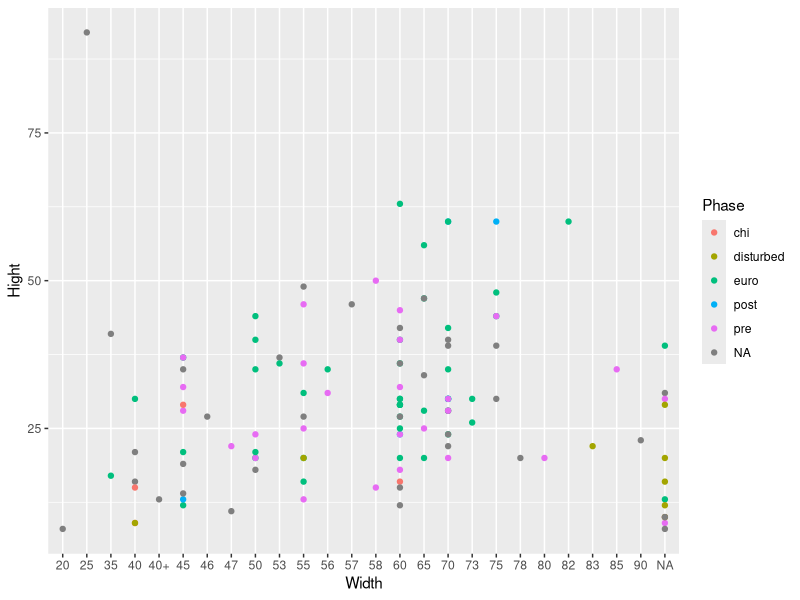
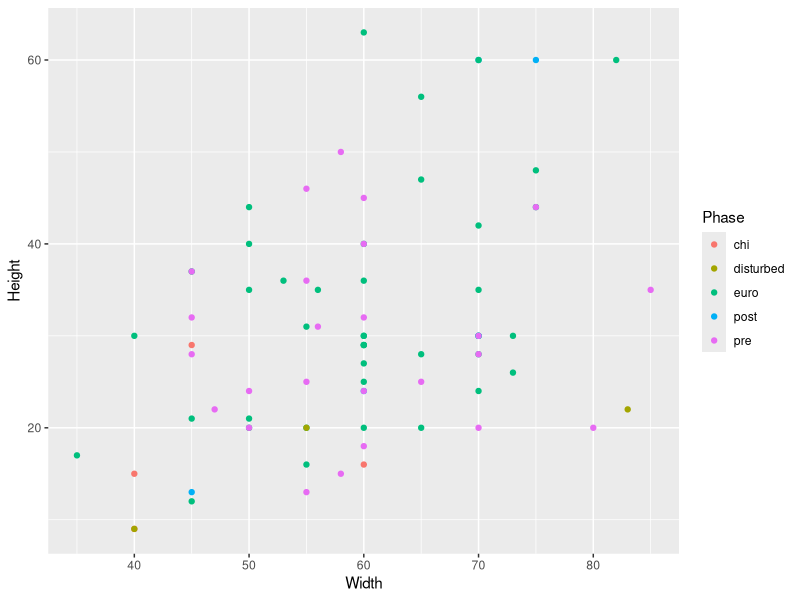
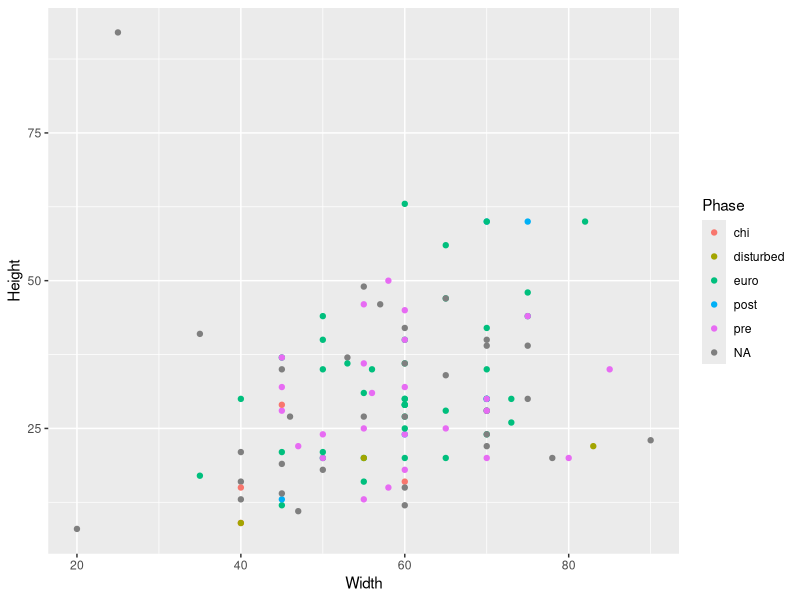

The R script that drew these images, in order:
## ---- chunk 1
#| label: clean-setup
#| include: false

library(ggplot2)
library(dplyr)
library(readr)
library(readxl)
library(here)
library(stringr)
raw_data <- read_xlsx(here("data/mortuary-data.xlsx"))
mortuary_data <- read_csv(here("data/04_clean-example-data.csv"))
## ---- chunk 2
names(raw_data)
## ---- chunk 3
raw_data |>
  ggplot(aes(x = Width, y = Hight, col = Phase)) + # change to Hight
    geom_point()
## ---- chunk 4
#| echo: false
mortuary_data |>
  ggplot(aes(x = Width, y = Height, col = Phase)) +
    geom_point()
## ---- chunk 5
str(raw_data)
## ---- chunk 6
renamed_data <- raw_data |>
  rename(
    Height = Hight,
    IndoPacific_bead = `Indo-Pacific_bead`,
  )
## ---- chunk 7
raw_data$Length
raw_data$Age
raw_data$`Indo-Pacific_bead`
## ---- chunk 8
raw_data["Length"]
## ---- chunk 9
raw_data[,6] # all rows, column 6
## ---- chunk 10
num_char <- c(1, 2, 3, "a")
num_logical <- c(1, 2, 3, TRUE)
char_logical <- c("a", "b", "c", TRUE)
tricky <- c(1, 2, 3, "4")
## ---- chunk 11
typeof(num_char)
typeof(num_logical)
typeof(char_logical)
typeof(tricky)
## ---- chunk 12
as.numeric(c("1", "2", "3"))
## ---- chunk 13
as.numeric(c("1", "2", "three"))
## ---- chunk 14
mutate(
  renamed_data,                          # the data
  Glass_bead = if_else(                  # the new/existing variable and function
    condition = Glass_bead == "shatter", # the condition
    true = NA,                           # the new value for matches
    false = Glass_bead                   # the new value for non-matches
  )
) 
## ---- chunk 15
renamed_data$Glass_bead == "shatter"
## ---- chunk 16
renamed_data$Glass_bead[renamed_data$Glass_bead == "shatter"]
## ---- chunk 17
renamed_data$Glass_bead[renamed_data$Glass_bead == "shatter"] <- NA
## ---- chunk 18
mutate(
  renamed_data,
  IndoPacicific_bead = case_when(
    IndoPacific_bead == "cluster" ~ NA,       # first condition, LHS ~ RHS
    IndoPacific_bead == "unsure number" ~ NA, # second condition, LHS ~ RHS
    .default = IndoPacific_bead               # for non-matches
  ) 
)
## ---- chunk 19
str_remove(renamed_data$Width, "\\+")
## ---- chunk 20
mutate(renamed_data, Width = str_remove(Width, "\\+"))$Width
# no need to subset Width from the data frame within str_remove()
## ---- chunk 21
mutate(
  renamed_data,
  Width = str_remove(Width, "\\+"),
  Length = str_remove(Length, "\\+")
)
## ---- chunk 22
raw_data |> # take our raw data, and then...
  rename(
    Height = Hight,
    IndoPacific_bead = `Indo-Pacific_bead`
  ) |> # rename variables, and then...
  mutate(
    Glass_bead = if_else( 
      condition = Glass_bead == "shatter",
      true = NA,
      false = Glass_bead
    )
   ) |> # mutate Glass_bead, and then...
  mutate(
    IndoPacific_bead = case_when(
      IndoPacific_bead == "cluster" ~ NA,
      IndoPacific_bead == "unsure number" ~ NA,
      .default = IndoPacific_bead
    )
  ) |> # mutate IndoPacific_bead, and then...
  mutate(
    Width = str_remove(Width, "\\+"),
    Length = str_remove(Length, "\\+")
  ) # mutate Width and Length
## ---- chunk 23
raw_data |> # take our raw data, and then
  rename(
    Height = Hight,
    IndoPacific_bead = `Indo-Pacific_bead`
  ) |>
  mutate(
    Glass_bead = if_else( # mutate Glass_bead
      condition = Glass_bead == "shatter",
      true = NA,
      false = Glass_bead
    ), # and then take the new data frame and pipe it to
    IndoPacific_bead = case_when( # and Indo-Pacific_bead
      IndoPacific_bead == "cluster" ~ NA,
      IndoPacific_bead == "unsure number" ~ NA,
      .default = IndoPacific_bead
    ),
    Width = str_remove(Width, "\\+"),
    Length = str_remove(Length, "\\+")
  )
## ---- chunk 24
raw_data |> # take our raw data, and then...
  rename(
    Height = Hight,
    IndoPacific_bead = `Indo-Pacific_bead`
  ) |> # rename variables, and then...
  mutate(
    Glass_bead = if_else( 
      condition = Glass_bead == "shatter",
      true = NA,
      false = Glass_bead
    )
   ) |> # mutate Glass_bead, and then...
  mutate(
    IndoPacific_bead = case_when(
      IndoPacific_bead == "cluster" ~ NA,
      IndoPacific_bead == "unsure number" ~ NA,
      .default = IndoPacific_bead
    )
  ) |> # mutate IndoPacific_bead, and then...
  mutate(
    Width = str_remove(Width, "\\+"),
    Length = str_remove(Length, "\\+")
  ) |> # mutate Width and Length
  mutate(
    across(
      .cols = c(Glass_bead, IndoPacific_bead, Width, Length),
      .fns = as.numeric
    )
  )
## ---- chunk 25
data_clean <- raw_data |> # take our raw data, and then...
  rename(
    Height = Hight,
    IndoPacific_bead = `Indo-Pacific_bead`
  ) |> # rename variables, and then...
  mutate(
    Glass_bead = if_else( 
      condition = Glass_bead == "shatter",
      true = NA,
      false = Glass_bead
    )
   ) |> # mutate Glass_bead, and then...
  mutate(
    IndoPacific_bead = case_when(
      IndoPacific_bead == "cluster" ~ NA,
      IndoPacific_bead == "unsure number" ~ NA,
      .default = IndoPacific_bead
    )
  ) |> # mutate IndoPacific_bead, and then...
  mutate(
    Width = str_remove(Width, "\\+"),
    Length = str_remove(Length, "\\+")
  ) |> # mutate Width and Length
  mutate(
    across(
      .cols = c(Glass_bead, IndoPacific_bead, Width, Length),
      .fns = as.numeric
    )
  )
## ---- chunk 26
data_clean |>
  ggplot(aes(x = Width, y = Height, col = Phase)) +
    geom_point()
## ---- chunk 27
write_csv(data_clean, here("data/mortuary_clean.csv"))
